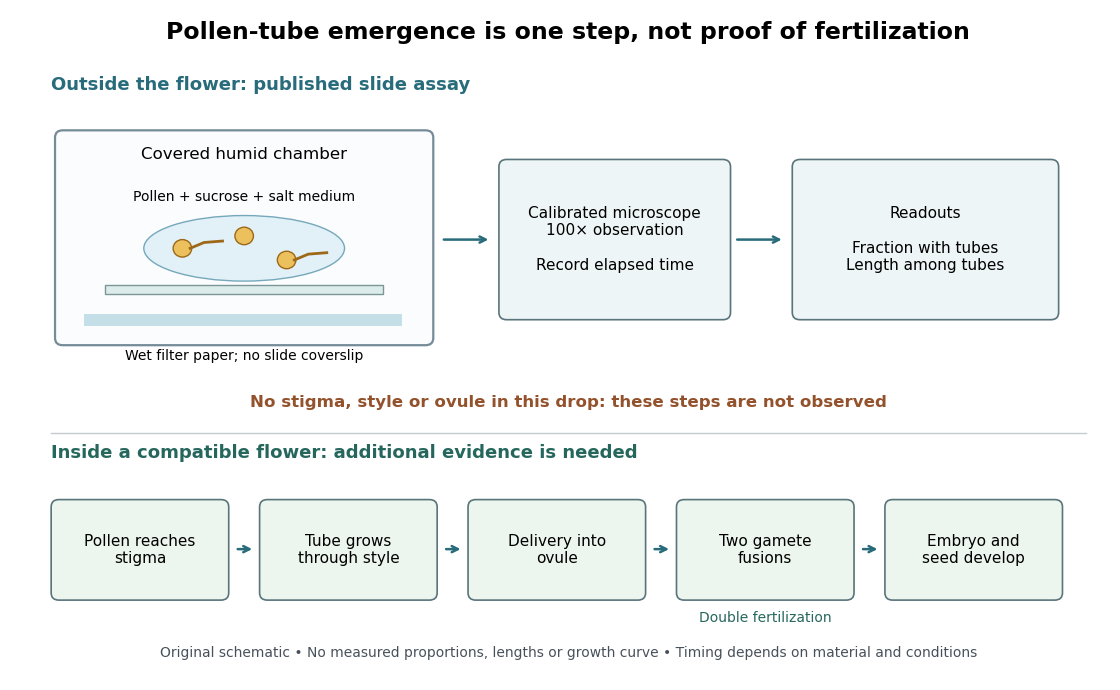

Source code (Python):
"""Original pollen-tube assay/evidence diagram; Python 3.14 / matplotlib 3.10.7.
Run from _media; writes an opaque PNG named after this generator to the CWD.
"""
from pathlib import Path
import matplotlib.pyplot as plt
from matplotlib.patches import Ellipse, Circle, FancyBboxPatch, Rectangle

plt.rcParams.update({'font.family':'DejaVu Sans', 'font.size':11})
fig, ax = plt.subplots(figsize=(11.2, 6.9), dpi=100)
fig.patch.set_facecolor('white')
ax.set(xlim=(0, 14), ylim=(0, 9))
ax.axis('off')
ax.set_facecolor('white')
ax.text(7, 8.65, 'Pollen-tube emergence is one step, not proof of fertilization',
        ha='center', fontsize=17, weight='bold')
ax.text(.3, 7.95, 'Outside the flower: published slide assay', fontsize=13, weight='bold', color='#286b7b')

def box(x, y, w, h, text, color='#eef5f6', fontsize=11):
    ax.add_patch(FancyBboxPatch((x,y), w,h, boxstyle='round,pad=.1',
                               facecolor=color, edgecolor='#59747a', lw=1.2))
    ax.text(x+w/2, y+h/2, text, ha='center', va='center', fontsize=fontsize)

def arrow(start, end, dashed=False):
    ax.annotate('', xy=end, xytext=start,
                arrowprops={'arrowstyle':'->', 'color':'#286b7b', 'lw':1.8,
                            'linestyle':'--' if dashed else '-'})

# The chamber contains an uncovered slide and a schematic culture droplet.
ax.add_patch(FancyBboxPatch((.45,4.55),4.7,2.75,boxstyle='round,pad=.1',
                           facecolor='#fafcfd', edgecolor='#758b98', lw=1.6))
ax.text(2.8, 7, 'Covered humid chamber', ha='center', fontsize=12)
ax.add_patch(Rectangle((.72,4.72),4.12,.16,facecolor='#c5dfe9',edgecolor='none'))
ax.text(2.8, 4.25, 'Wet filter paper; no slide coverslip', ha='center', fontsize=10)
ax.add_patch(Rectangle((1,5.15),3.6,.12,facecolor='#dceceb',edgecolor='#7a9696'))
ax.add_patch(Ellipse((2.8,5.78),2.6,.9,facecolor='#e1f1f7',edgecolor='#76a8bb'))
for x,y,tube in [(2,5.78,True),(2.8,5.95,False),(3.35,5.62,True)]:
    ax.add_patch(Circle((x,y),.12,facecolor='#ecc15d',edgecolor='#9d6818'))
    if tube:
        ax.plot([x+.1,x+.28,x+.52],[y,y+.08,y+.1],color='#9d6818',lw=2)
ax.text(2.8,6.43,'Pollen + sucrose + salt medium',ha='center',fontsize=10)
arrow((5.35,5.9),(6,5.9))
box(6.2,4.9,2.8,2.0,'Calibrated microscope\n100× observation\n\nRecord elapsed time')
arrow((9.15,5.9),(9.8,5.9))
box(10,4.9,3.25,2.0,'Readouts\n\nFraction with tubes\nLength among tubes')
ax.text(7,3.6,'No stigma, style or ovule in this drop: these steps are not observed',
        ha='center',fontsize=12,weight='bold',color='#94522c')
ax.plot([.3,13.7],[3.25,3.25],color='#c3ccd1',lw=1)
ax.text(.3,2.9,'Inside a compatible flower: additional evidence is needed',
        fontsize=13,weight='bold',color='#26675d')
steps=[('Pollen reaches\nstigma',.4,2.1),('Tube grows\nthrough style',3.1,2.1),
       ('Delivery into\novule',5.8,2.1),('Two gamete\nfusions',8.5,2.1),
       ('Embryo and\nseed develop',11.2,2.1)]
for text,x,w in steps:
    box(x,1.05,w,1.18,text,color='#edf6ee')
for i in range(4):
    arrow((steps[i][1]+2.28,1.65),(steps[i+1][1]-.16,1.65))
ax.text(9.55,.65,'Double fertilization',ha='center',fontsize=10,color='#26675d')
ax.text(7,.17,'Original schematic • No measured proportions, lengths or growth curve • Timing depends on material and conditions',
        ha='center',fontsize=10,color='#48515b')
fig.subplots_adjust(left=.025,right=.99,bottom=.03,top=.98)
fig.savefig(Path.cwd() / (Path(__file__).stem + '.png'),facecolor='white',transparent=False)
plt.close(fig)
